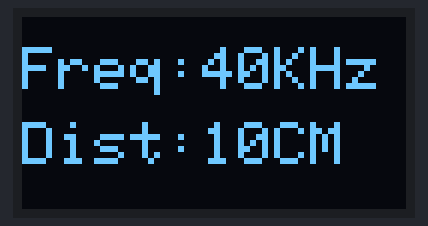
Recording of a sketch running on a simulated Arduino Uno, built with avr-gcc and run on an emulated ATmega328P. Shown: 128×64 one-colour display.

Above: at 0.1 s.

The sketch:

oled_test.ino
```cpp
/*
Test OLED
Wiring
OLED Pin	Arduino Uno Pin	Notes
VCC	3.3 V or 5 V	⚠️ Some OLEDs only work with 3.3 V, others are 5 V tolerant
GND	GND	Must be shared with Arduino
SCL	A5	(On Mega = 21, on Nano = A5)
SDA	A4	(On Mega = 20, on Nano = A4)
*/

#include <Wire.h>
#include <Adafruit_GFX.h>
#include <Adafruit_SSD1306.h>

#define SCREEN_WIDTH 128
#define SCREEN_HEIGHT 64

Adafruit_SSD1306 display(SCREEN_WIDTH, SCREEN_HEIGHT, &Wire, -1);

void setup() {
  Serial.begin(9600);

  if(!display.begin(SSD1306_SWITCHCAPVCC, 0x3C)) {
    Serial.println("SSD1306 allocation failed");
    for(;;);
  }

  display.clearDisplay();
  display.setTextSize(2);            // 🔹 Slightly larger text
  display.setTextColor(SSD1306_WHITE);

  display.setCursor(0, 10);
  display.println("Freq:40KHz");

  display.setCursor(0, 35);
  display.println("Dist:10CM");

  display.display();
}

void loop() {
  // Nothing here
}
```
